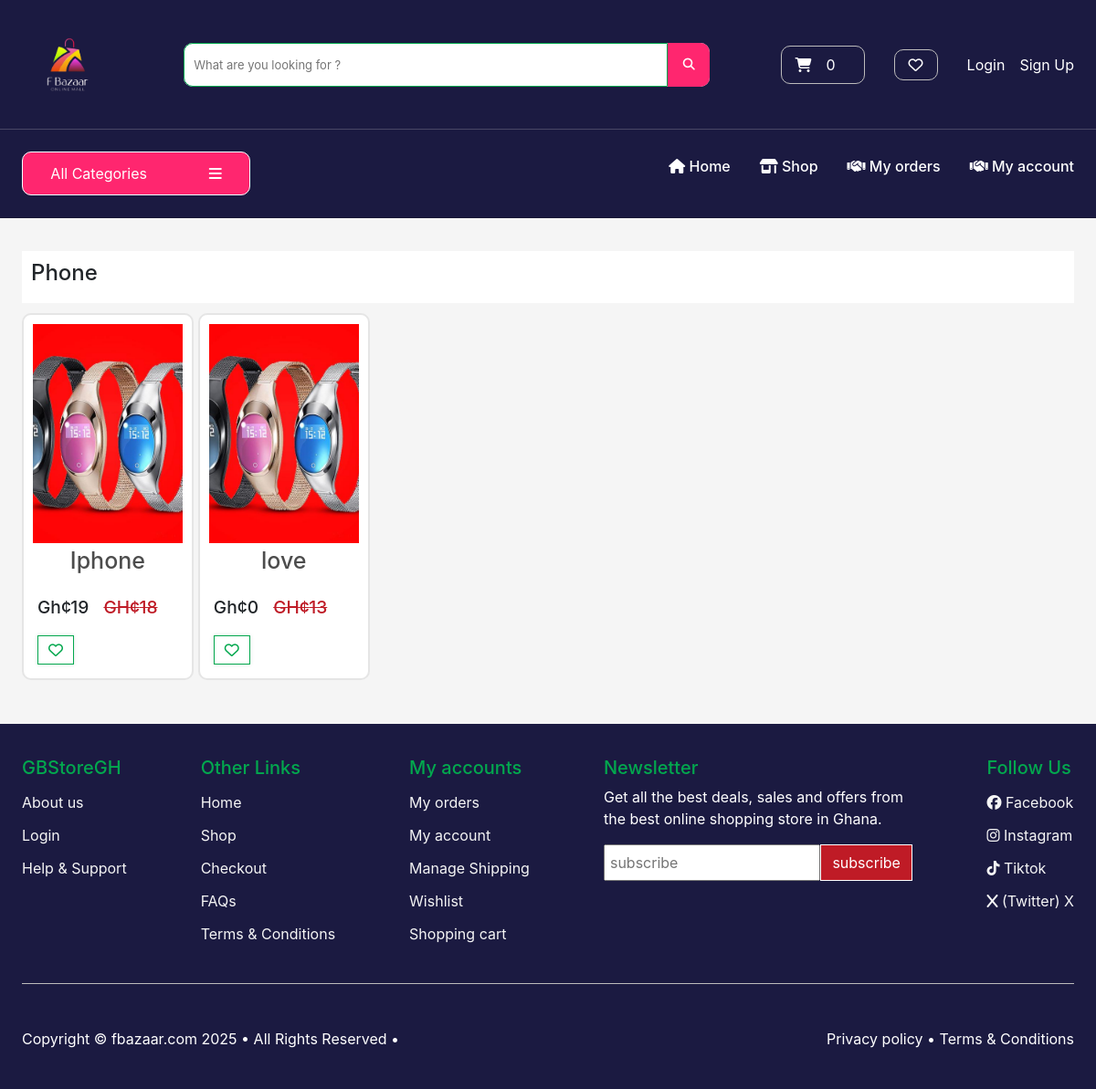
The page /search/phone/ on the database its author committed.
### store/models.py (models this page shows, shortened)
class Category(models.Model):
    name = models.CharField(max_length=100, db_index=True)
    slug = models.SlugField(max_length=250, unique=True)
    date_added = models.DateTimeField('date added')
    class Meta:
        verbose_name_plural = 'categories'
        ordering = ['date_added',]

class Product(models.Model):
    category = models.ForeignKey(Category, related_name='product', on_delete=models.CASCADE)
    title = models.CharField(max_length=200)
    content = models.CharField(max_length=200, null=True)
    description1 = models.CharField(max_length=250, blank=True, default="")
    description2 = models.CharField(max_length=250, blank=True, default="")
    description3 = models.CharField(max_length=250, blank=True, default="")
    description4 = models.CharField(max_length=250, blank=True, default="")
    description5 = models.CharField(max_length=250, blank=True, default="")
    description6 = models.CharField(max_length=250, blank=True, default="")
    description7 = models.CharField(max_length=250, blank=True, default="")
    brand = models.CharField(max_length=100, default='un-branded')
    product_availability = models.CharField(max_length=20, choices=PRODUCT_AVAILABILITY, default='in stock')
    total_products = models.PositiveIntegerField(default=0)
    available_products = models.PositiveIntegerField(default=0)
    image1 = models.ImageField(upload_to='product1/img', default='default.jpg')
    image2 = models.ImageField(upload_to='product2/img', default='default.jpg')
    image3 = models.ImageField(upload_to='product3/img', default='default.jpg')
    normal_price = models.PositiveBigIntegerField(null=True)
    final_price = models.PositiveBigIntegerField()
    date_added = models.DateTimeField(auto_now_add=True)
    slug = models.SlugField(max_length=250, null=True)
    class Meta:
        verbose_name_plural = 'products'
        ordering = ['date_added',]
    def get_absolute_url(self):
        return reverse('product-info', args=[self.slug])

### store/views.py (the view)
# urls.py: path('search/<slug:category_slug>/', views.list_category, name='list-category'),
def list_category(request, category_slug=None):
    category = get_object_or_404(Category, slug=category_slug)
    products = Product.objects.filter(category=category)
    if request.method == 'POST':
        email = request.POST['email']
        newletter = Newsletter(email=email)
        newletter.save()
        return redirect('index')
    context = {
        'category': category,
        'products': products,
        'title': 'Categories'
    }
    return render(request, 'store/list-category.html', context)

### cart/cart.py (called while the page is built)
    def __len__(self):
        return sum(item['qty'] for item in self.cart.values())

### cart/context_processors.py (called while the page is built)
def cart(request):
    return {'cart': Cart(request)}

### store/views.py (called while the page is built)
def categories(request):
    all_categories = Category.objects.all()
    return {'all_categories': all_categories}

### store/templates/store/list-category.html
{% extends 'store/base.html' %}
{% load static %}
{% block content %}
<div class="product-main-container">
  <div class="product-container">
    <div class="heading">
      <h2>{{ category.name }}</h2>
    </div>
    <div class="product-dsiplay-grid">
      {% for product in products %}
      <div class="product">
        <a href="{{ product.get_absolute_url }}">
          <img src="{{ product.image1.url }}" alt="{{ product.title }}" />
          <h4 style="font-size: 25px;">{{ product.title }}</h4>
        </a>
        <div class="product-details">
          <div class="price-wishlist-btn">
            <div class="price">
              <p>Gh¢{{ product.final_price }}</p>
              <p class="canceled">GH¢{{ product.normal_price }}</p>
            </div>
            <div class="add-to-wishlist">
              <a href="{% url 'add-to-wishlist' product.slug %}">
                <button> <i class="fa-regular fa-heart"></i> </button>
              </a>
            </div>
          </div>
        </div>
      </div>
      {% endfor %}
    </div>
  </div>
</div>
{% endblock %}

### store/static/store/styles.css (style rules this page uses)
* { padding: 0; margin: 0; text-decoration: none; list-style: none; box-sizing: border-box; }
:root { --black: #000; --red: #bf1b26; --white: #fff; --green: #03a84e; --blueBlack: #232f3e; --blue:#1b1a41; --pink: #ff266f; }
button { cursor: pointer; border: solid 1px; }
body { background-color: #f5f5f5; }
.product-main-container { padding: 2% 5%; }
.heading { width: 100%; display: flex; justify-content: space-between; align-items: center; background-color: var(--white); min-height: 7vh; padding: 10px; margin: 1% 0; border: 10px; }
.heading h2 { font-size: 1.5rem; }
.product { width: 100%; max-width: 300px; min-height: 40vh; background-color: var(--white); border: solid 2px rgba(0, 0, 0, 0.1); padding: 10px; position: relative; border-radius: 10px; transition: transform 0.3s ease; }
.product h4 { font-size: 1rem; color: rgba(0, 0, 0, 0.7); text-align: center; padding: 4px 0; }
.product img { width: 100%; height: 30vh; object-fit: cover; }
.product-dsiplay-grid { display: grid; gap: 5px; grid-template-columns: 1fr 1fr 1fr 1fr 1fr 1fr; }
.canceled { color: var(--red); text-decoration: line-through; }
.price { display: flex; gap: 1rem; align-items: center; font-weight: 500; }
.product-details, .add-to-cart-button { width: 100%; }
.price-wishlist-btn { padding: 2px 0; justify-content: space-between; flex-wrap: wrap; align-items: center; padding: 5px ; }
.price-wishlist-btn p { padding-top: 5px; font-size: 1.2rem; }
.add-to-wishlist { display: flex; width: 100%; gap: 1rem; }
.add-to-wishlist button { color: var(--green); font-size: 1rem; background-color: var(--white); box-shadow: 0 0 5px rgba(0, 0, 0, 0.1); padding:3px; width: 40px; min-height: 4vh; }
@media (max-width: 1280px) { .first-header, .checkout-form-containers, .second-header, .third-header, .page-header, .product-main-container, .cart-main-container, .copy-right, .contact-us-container, .faq-main { padding: 2% 2%; } }

### rows shown on the page
Category: name "Phone"
Product: image1 (picture), title "Iphone", final_price "19", normal_price "18"
Product: image1 (picture), title "love", final_price "0", normal_price "13"
